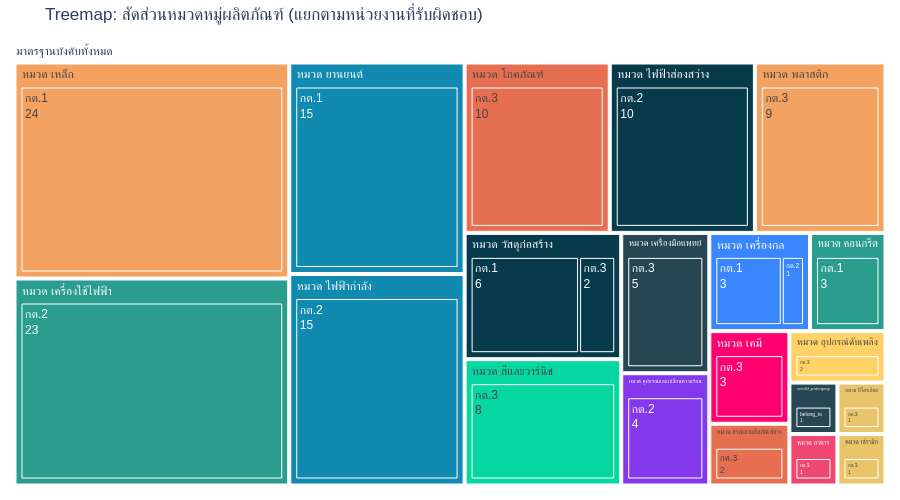

The notebook cell saved with this chart:
### Markdown cell above
---
## 📊 กราฟที่ 1 — Treemap: หมวดหมู่ → หน่วยงาน
ดูสัดส่วนว่าหมวดหมู่ไหนมี มอก. เยอะสุด และแต่ละหมวดดูแลโดยหน่วยงานใด

### Code cell
# 1. นับจำนวน มอก. ตาม หมวดหมู่ และ หน่วยงาน
category_agency_counts = df.groupby(['category_name', 'AGENCY']).size().reset_index(name='count')
category_totals = df.groupby('category_name').size().reset_index(name='count')

# 2. สร้างโครงสร้างข้อมูลสำหรับ Treemap
node_ids = ['TISI']
labels = ['มาตรฐานบังคับทั้งหมด']
parents = ['']
values = [len(df)]
colors = ['rgba(0,0,0,0)']

# ชั้นที่ 1 (หมวดหมู่สินค้า)
for index, row in category_totals.iterrows():
    cat_name = row['category_name']
    node_ids.append(cat_name)
    labels.append(cat_name)
    parents.append('TISI')
    values.append(row['count'])
    colors.append(get_color(index))

# ชั้นที่ 2 (หน่วยงานที่ดูแล)
for index, row in category_agency_counts.iterrows():
    cat_name = row['category_name']
    agency = str(row['AGENCY'])
    
    node_ids.append(f"{cat_name}|{agency}")
    labels.append(agency)
    parents.append(cat_name)
    values.append(row['count'])
    
    # หาว่าหมวดหมู่นี้ใช้สีอะไร เพื่อให้สีหน่วยงานตรงกับสีหมวดหมู่หลัก
    parent_color = colors[node_ids.index(cat_name)]
    colors.append(parent_color)

# 3. วาดกราฟ
figure_treemap = go.Figure(go.Treemap(
    ids=node_ids, 
    labels=labels, 
    parents=parents, 
    values=values,
    marker=dict(colors=colors),
    branchvalues='total', 
    hovertemplate='<b>%{label}</b><br>จำนวน: %{value} ฉบับ<extra></extra>',
    textinfo='label+value'
))

figure_treemap.update_layout(
    title='Treemap: สัดส่วนหมวดหมู่ผลิตภัณฑ์ (แยกตามหน่วยงานที่รับผิดชอบ)',
    margin=dict(t=40, l=10, r=10, b=10), 
    height=500, 
    font=dict(family='Sarabun, sans-serif')
)
figure_treemap.show()

### Figure 1 — Plotly figure (JSON) as saved in the notebook; plotly's stock layout.template omitted (floating-point values rounded to 4 significant figures)
{"data": [{"branchvalues": "total", "hovertemplate": "<b>%{label}</b><br>จำนวน: %{value} ฉบับ<extra></extra>", "ids": ["TISI", "หมวด tb3_productgroup", "หมวด คอนกรีต", "หมวด ปิโตรเลียม", "หมวด พลาสติก", "หมวด ยางและผลิตภัณฑ์ยาง", "หมวด ยานยนต์", "หมวด วัสดุก่อสร้าง", "หมวด สีและวาร์นิช", "หมวด อาหาร", "หมวด อุปกรณ์ดับเพลิง", "หมวด อุปกรณ์แลกเปลี่ยนความร้อน", "หมวด เคมี", "หมวด เครื่องกล", "หมวด เครื่องมือแพทย์", "หมวด เครื่องใช้ไฟฟ้า", "หมวด เซรามิก", "หมวด เหล็ก", "หมวด โภคภัณฑ์", "หมวด ไฟฟ้ากำลัง", "หมวด ไฟฟ้าส่องสว่าง", "หมวด tb3_productgroup|belong_to", "หมวด คอนกรีต|กต.1", "หมวด ปิโตรเลียม|กต.3", "หมวด พลาสติก|กต.3", "หมวด ยางและผลิตภัณฑ์ยาง|กต.3", "หมวด ยานยนต์|กต.1", "หมวด วัสดุก่อสร้าง|กต.1", "หมวด วัสดุก่อสร้าง|กต.3", "หมวด สีและวาร์นิช|กต.3", "หมวด อาหาร|กต.3", "หมวด อุปกรณ์ดับเพลิง|กต.3", "หมวด อุปกรณ์แลกเปลี่ยนความร้อน|กต.2", "หมวด เคมี|กต.3", "หมวด เครื่องกล|กต.1", "หมวด เครื่องกล|กต.2", "หมวด เครื่องมือแพทย์|กต.3", "หมวด เครื่องใช้ไฟฟ้า|กต.2", "หมวด เซรามิก|กต.3", "หมวด เหล็ก|กต.1", "หมวด โภคภัณฑ์|กต.3", "หมวด ไฟฟ้ากำลัง|กต.2", "หมวด ไฟฟ้าส่องสว่าง|กต.2"], "labels": ["มาตรฐานบังคับทั้งหมด", "หมวด tb3_productgroup", "หมวด คอนกรีต", "หมวด ปิโตรเลียม", "หมวด พลาสติก", "หมวด ยางและผลิตภัณฑ์ยาง", "หมวด ยานยนต์", "หมวด วัสดุก่อสร้าง", "หมวด สีและวาร์นิช", "หมวด อาหาร", "หมวด อุปกรณ์ดับเพลิง", "หมวด อุปกรณ์แลกเปลี่ยนความร้อน", "หมวด เคมี", "หมวด เครื่องกล", "หมวด เครื่องมือแพทย์", "หมวด เครื่องใช้ไฟฟ้า", "หมวด เซรามิก", "หมวด เหล็ก", "หมวด โภคภัณฑ์", "หมวด ไฟฟ้ากำลัง", "หมวด ไฟฟ้าส่องสว่าง", "belong_to", "กต.1", "กต.3", "กต.3", "กต.3", "กต.1", "กต.1", "กต.3", "กต.3", "กต.3", "กต.3", "กต.2", "กต.3", "กต.1", "กต.2", "กต.3", "กต.2", "กต.3", "กต.1", "กต.3", "กต.2", "กต.2"], "marker": {"colors": ["rgba(0,0,0,0)", "#264653", "#2a9d8f", "#e9c46a", "#f4a261", "#e76f51", "#118ab2", "#073b4c", "#06d6a0", "#ef476f", "#ffd166", "#8338ec", "#ff006e", "#3a86ff", "#264653", "#2a9d8f", "#e9c46a", "#f4a261", "#e76f51", "#118ab2", "#073b4c", "#264653", "#2a9d8f", "#e9c46a", "#f4a261", "#e76f51", "#118ab2", "#073b4c", "#073b4c", "#06d6a0", "#ef476f", "#ffd166", "#8338ec", "#ff006e", "#3a86ff", "#3a86ff", "#264653", "#2a9d8f", "#e9c46a", "#f4a261", "#e76f51", "#118ab2", "#073b4c"]}, "parents": ["", "TISI", "TISI", "TISI", "TISI", "TISI", "TISI", "TISI", "TISI", "TISI", "TISI", "TISI", "TISI", "TISI", "TISI", "TISI", "TISI", "TISI", "TISI", "TISI", "TISI", "หมวด tb3_productgroup", "หมวด คอนกรีต", "หมวด ปิโตรเลียม", "หมวด พลาสติก", "หมวด ยางและผลิตภัณฑ์ยาง", "หมวด ยานยนต์", "หมวด วัสดุก่อสร้าง", "หมวด วัสดุก่อสร้าง", "หมวด สีและวาร์นิช", "หมวด อาหาร", "หมวด อุปกรณ์ดับเพลิง", "หมวด อุปกรณ์แลกเปลี่ยนความร้อน", "หมวด เคมี", "หมวด เครื่องกล", "หมวด เครื่องกล", "หมวด เครื่องมือแพทย์", "หมวด เครื่องใช้ไฟฟ้า", "หมวด เซรามิก", "หมวด เหล็ก", "หมวด โภคภัณฑ์", "หมวด ไฟฟ้ากำลัง", "หมวด ไฟฟ้าส่องสว่าง"], "textinfo": "label+value", "type": "treemap", "values": [149, 1, 3, 1, 9, 2, 15, 8, 8, 1, 2, 4, 3, 4, 5, 23, 1, 24, 10, 15, 10, 1, 3, 1, 9, 2, 15, 6, 2, 8, 1, 2, 4, 3, 3, 1, 5, 23, 1, 24, 10, 15, 10]}], "layout": {"font": {"family": "Sarabun, sans-serif"}, "height": 500, "margin": {"b": 10, "l": 10, "r": 10, "t": 40}, "title": {"text": "Treemap: สัดส่วนหมวดหมู่ผลิตภัณฑ์ (แยกตามหน่วยงานที่รับผิดชอบ)"}}}
